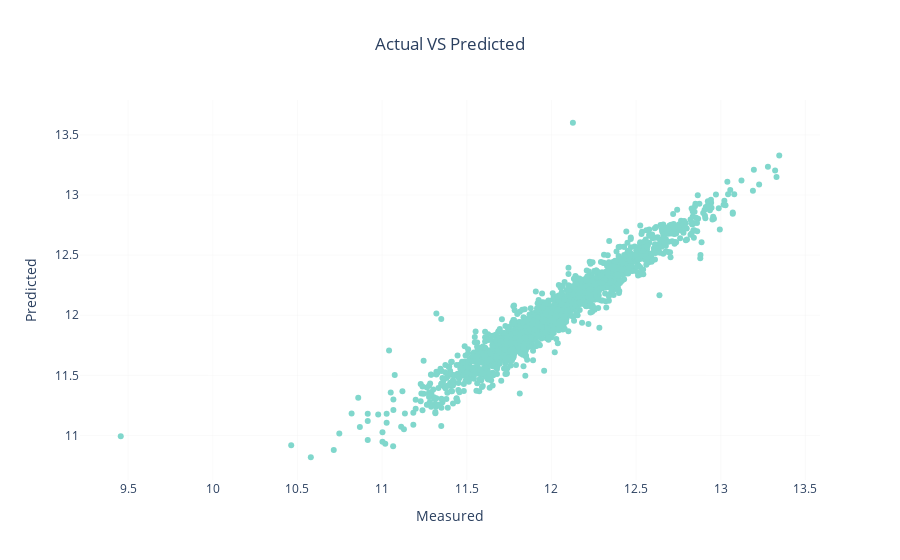

This figure's notebook cell:
### Code cell
x = data_House_price.drop(['PID','SalePrice','MSSubClass','LandSlope','Condition1','Condition2','YearBuilt','YearRemodAdd','RoofMatl',\
                            'Exterior1st', 'Exterior2nd', 'BsmtCond', 'BsmtFinType1', 'BsmtFinSF1', 'BsmtFinType2', \
                           'BsmtFinSF2',  'BsmtUnfSF','Heating', 'BsmtFullBath', '1stFlrSF', '2ndFlrSF', \
                           'BsmtHalfBath','FullBath','HalfBath','Fireplaces',\
                          'BedroomAbvGr',  'KitchenAbvGr','Functional','GarageType', 'GarageYrBlt',\
                           'GarageCars', 'GarageQual', 'WoodDeckSF','OpenPorchSF','EnclosedPorch',\
                           '3SsnPorch','ScreenPorch','GarageCond','PoolQC','MoSold','YearSinceBuiltRemodeled'],axis=1)




# # These are the parameters for which a logistic regression shall me performed
# x_log = ['GrLivArea','LotArea','TotalBsmtSF','LotFrontage']
# x_log_index = x.index.to_list()

#  # Bump up values for zero in order to compute logistic regression
# for j in x_log:
#     for i in x_log_index:
#         if x[j][i] == 0:
#             x[j][i] += 0.001
#         else:
#             pass


#Convert the independent variables parameters selected above to a logistic regression range
# for j in x_log:
#     x[j] = np.log(x[j])
    

###################  
    
y = data_House_price['SalePrice']

y = np.log(y)


#to convert whatever strings your data might contain to numeric values. 
#If they're incompatible with conversion, they'll be reduced to NaNs.
x = x.apply(pd.to_numeric, errors='coerce')
y = y.apply(pd.to_numeric, errors='coerce')
x.fillna(0, inplace=True)
y.fillna(0, inplace=True)


#importing train_test_split from sklearn
from sklearn.model_selection import train_test_split
# splitting the data
x_train, x_test, y_train, y_test = train_test_split(x, y, test_size = 0.2, random_state = 0)

# importing module
from sklearn.linear_model import LinearRegression
# creating an object of LinearRegression class
LR = LinearRegression()
# fitting the training data
LR.fit(x_train,y_train)

print("R^2: %f" %(LR.score(x_train,y_train)))
print("R^2: %f" %(LR.score(x_test,y_test)))
print("Intercept: %f" %LR.intercept_)
print("Coefficients: %s" %str(LR.coef_))




features20 = sm.add_constant(x_train)
ols_sm20   = OLS(y_train,features20)
lm_test20    = ols_sm20.fit()

print(lm_test20.summary())

y_preds = LR.predict(x_train)

go.Figure(data=[go.Scatter(x=y_train, y= y_preds, text=data_House_price['SalePrice'].index, mode='markers',\
marker_color=('#80d7cc'))]).update_layout( plot_bgcolor='white', title_text= 'Actual VS Predicted', \
title_x=0.5, xaxis_title='Measured', yaxis_title='Predicted', legend=dict(x=1.0, y=0.5)).update_yaxes(showgrid=True,\
gridwidth=0.3, gridcolor='#ededed').update_xaxes(showgrid=True, gridwidth=0.3, gridcolor='#ededed').show()

### Figure 1 — Plotly figure (JSON) as saved in the notebook; plotly's stock layout.template omitted (floating-point values rounded to 4 significant figures; data arrays with more than 128 entries replaced by an {"elided": "..."} marker saying what was removed)
{"data": [{"marker": {"color": "#80d7cc"}, "mode": "markers", "text": {"elided": "2559 int values"}, "type": "scatter", "x": {"elided": "2047 float values"}, "y": {"elided": "2047 float values"}}], "layout": {"legend": {"x": 1, "y": 0.5}, "plot_bgcolor": "white", "title": {"text": "Actual VS Predicted", "x": 0.5}, "xaxis": {"gridcolor": "#ededed", "gridwidth": 0.3, "showgrid": true, "title": {"text": "Measured"}}, "yaxis": {"gridcolor": "#ededed", "gridwidth": 0.3, "showgrid": true, "title": {"text": "Predicted"}}}}
